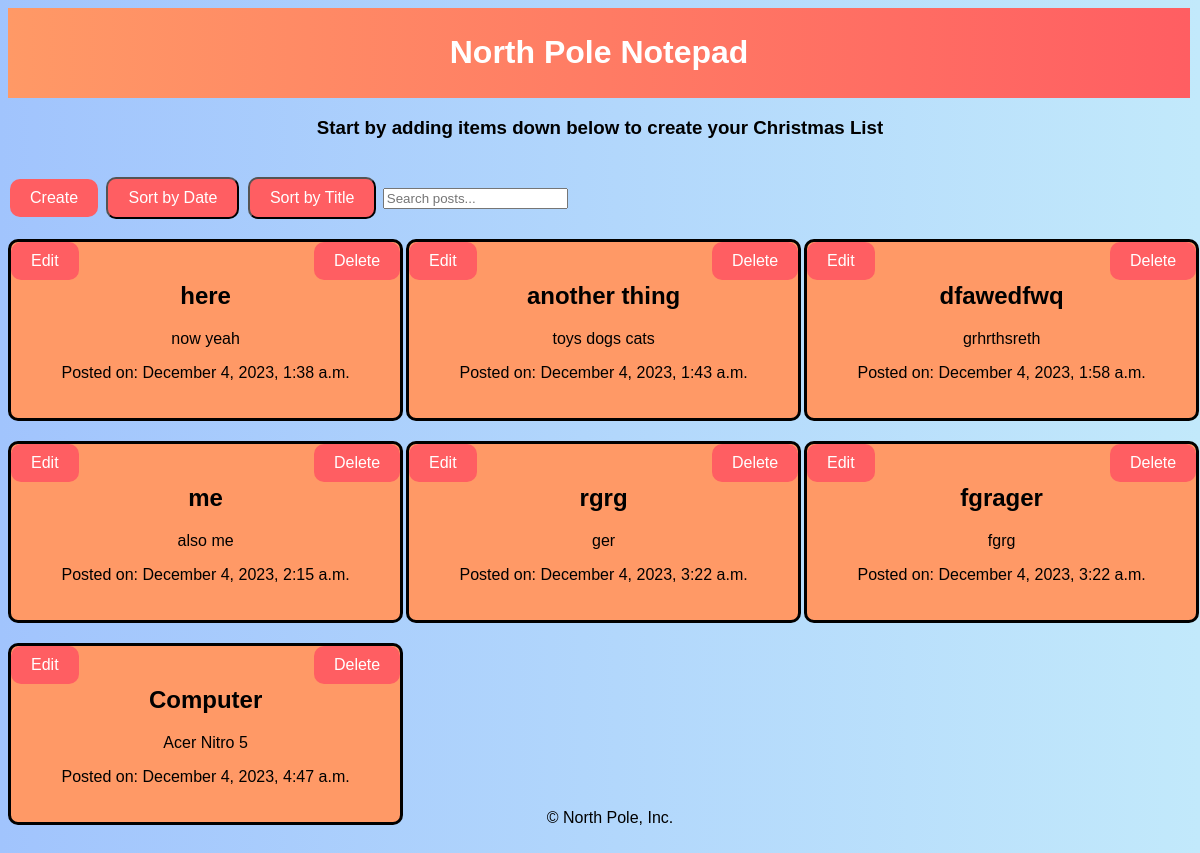
The app's page /, older data.
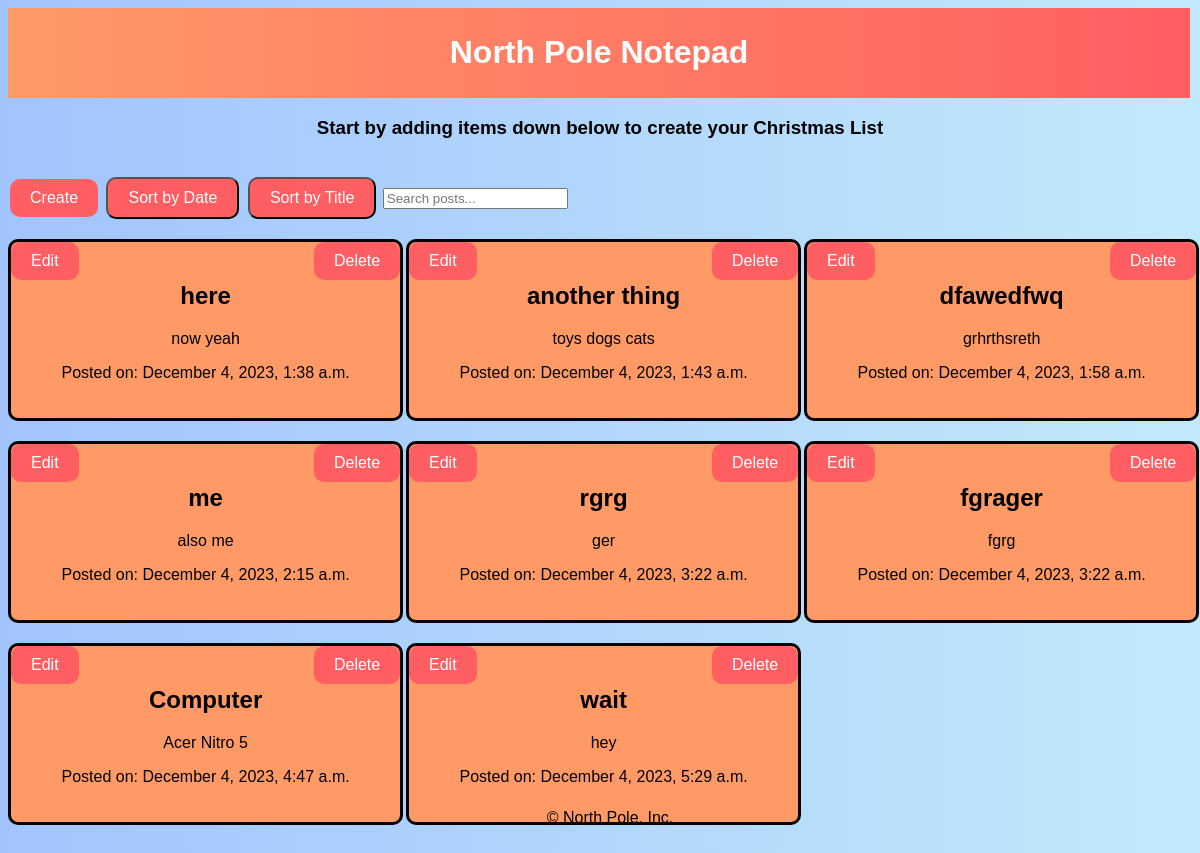
The same page, newer data.
### blog_app/models.py (models this page shows)
class Post(models.Model):
    title = models.CharField(max_length=200)
    content = models.TextField()
    created_at = models.DateTimeField(auto_now_add=True)

### blog_app/views.py (the view)
# urls.py: path('', views.post_list, name='post_list'),
def post_list(request):
    posts = Post.objects.all()
    return render(request, 'post_list.html', {'posts': posts})

### blog_app/templates/post_list.html (shortened to what this page needs)
{% extends 'base.html' %}
{% load static %}
{% block content %}
    <center>
        <h3>Start by adding items down below to create your Christmas List</h3>
    </center>
    <a href="{% url 'post_new' %}" class="button">Create</a>
    <button id="sort-by-date" class="button">Sort by Date</button>
    <button id="sort-by-title" class="button">Sort by Title</button>
    <input type="text" id="search-bar" placeholder="Search posts...">
    <div class="post-container">
        {% for post in posts %}
        <div class="post" id="post-{{ post.id }}" data-created="{{ post.created_at }}" data-title="{{ post.title|escapejs }}">
            <a href="{% url 'post_delete' post.id %}" class="delete-button">Delete</a>
            <a href="{% url 'post_edit' post.id %}" class="edit-button">Edit</a>
            <h2>{{ post.title }}</h2>
            <p>{{ post.content }}</p>
            <p>Posted on: {{ post.created_at|date:"F j, Y, P" }}</p>
        </div>
        {% endfor %}
    </div>
{% endblock %}

Row changes from the older to the newer data that the page shows:
added Post: title "wait", content "hey", created_at "December 4, 2023, 5:29 a.m."
